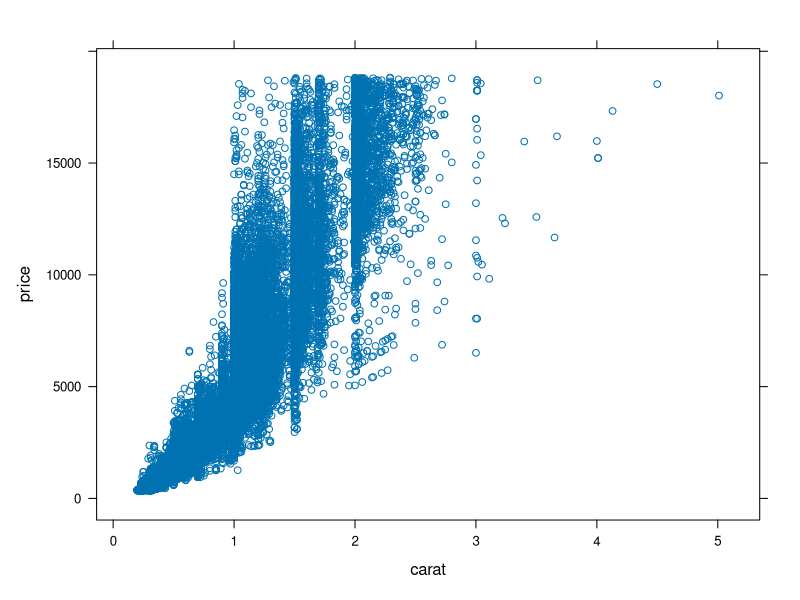
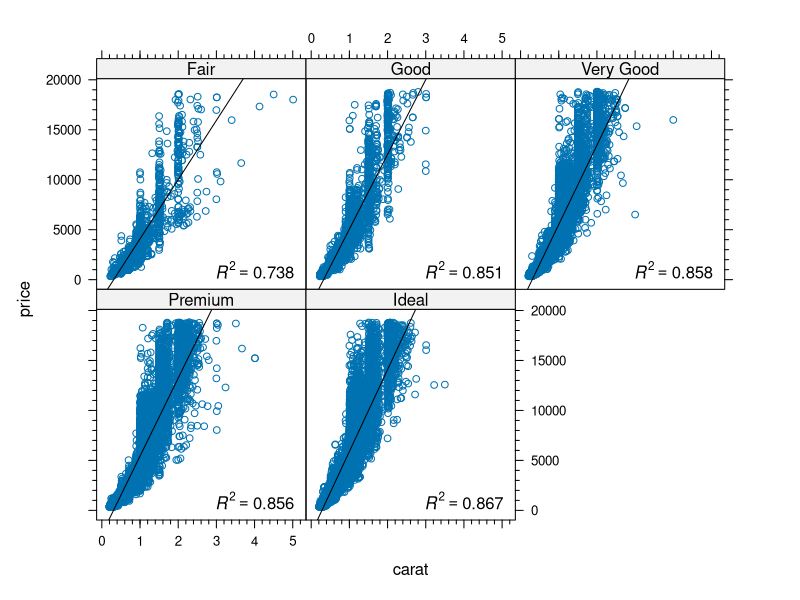
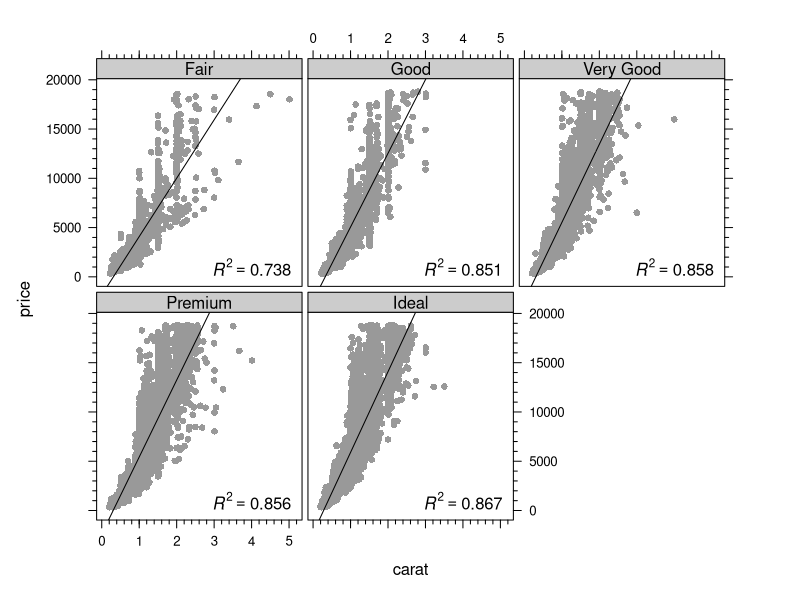
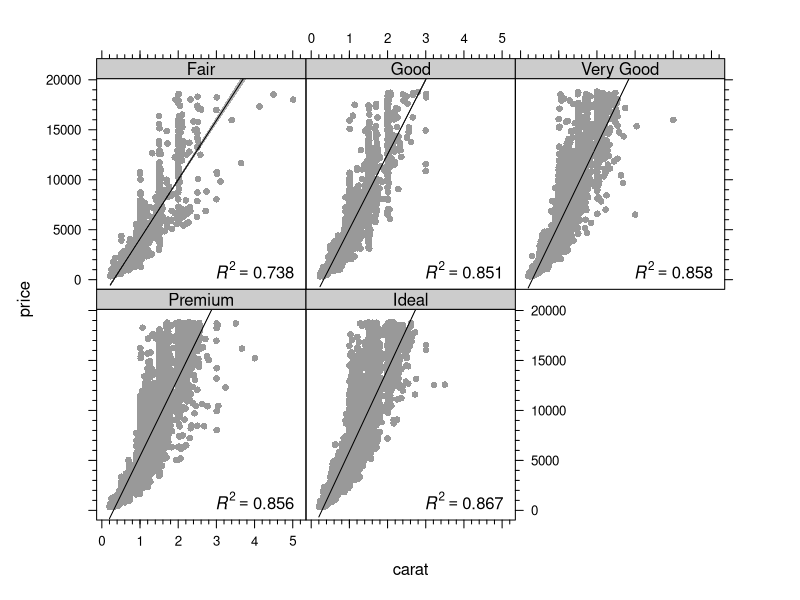
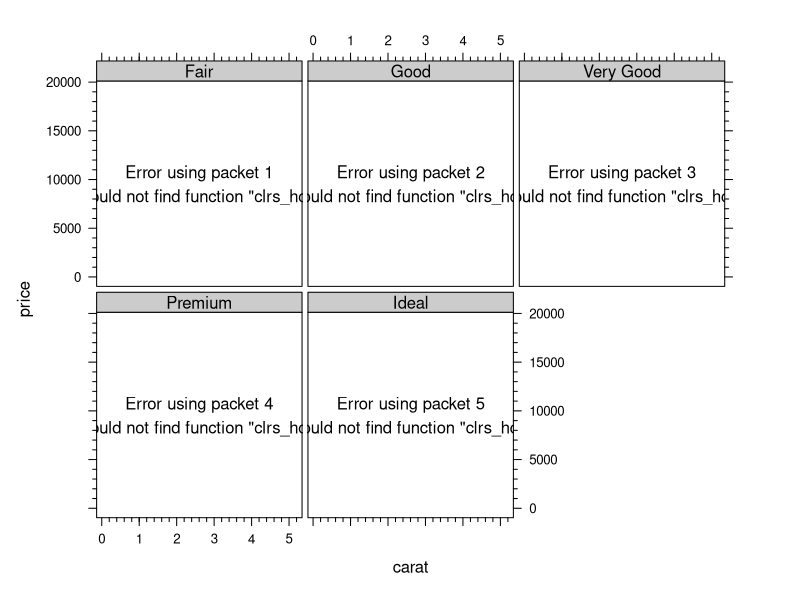
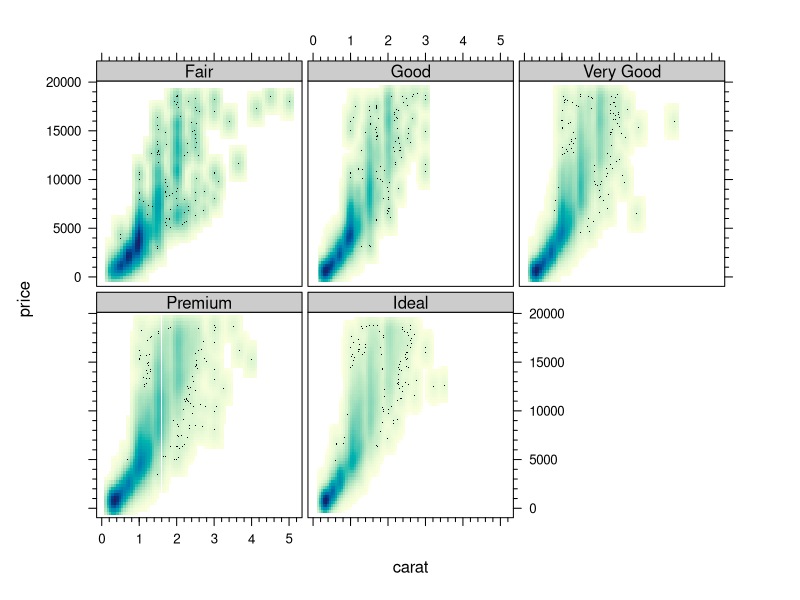
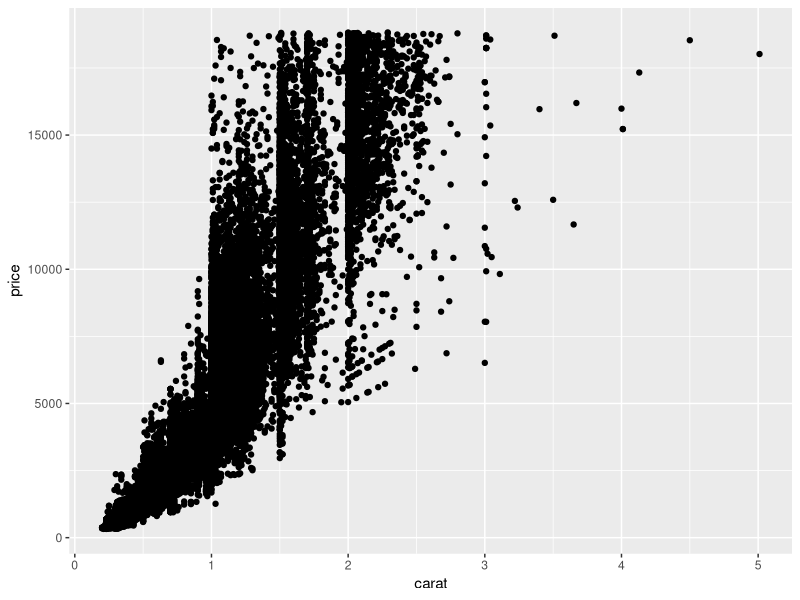
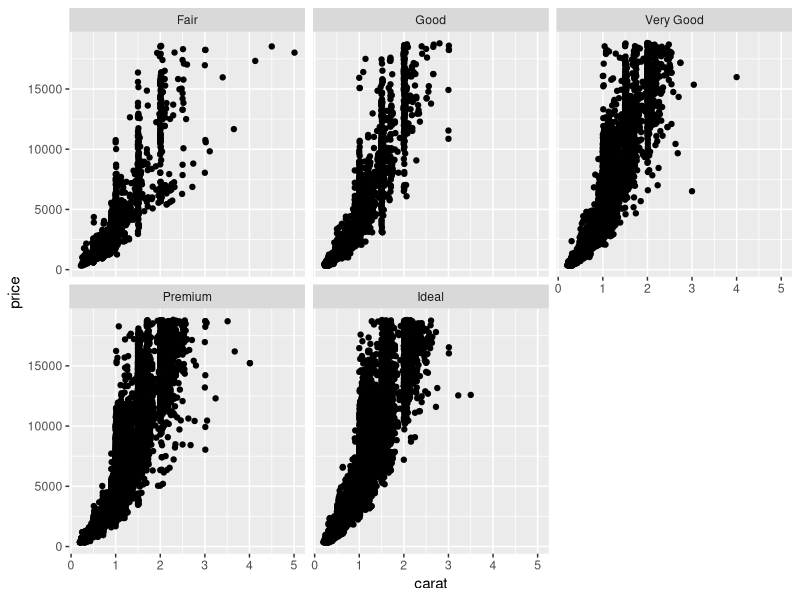

Write R code to recreate these figures, in order. (Note: this script raises an error after producing the figures.)
## ---- chunk 1
pkg <- c('ggplot2', 'latticeExtra', 'gridExtra', 'MASS', 
         'colorspace', 'plyr', 'Hmisc', 'scales')
jnk <- sapply(pkg, library, character.only = TRUE)

theme_set(theme_grey())
## ---- chunk 2
scatter_lattice <- xyplot(price ~ carat, data = diamonds)
scatter_lattice
## ---- chunk 3
scatter_lattice <- xyplot(price ~ carat | cut, 
                          data = diamonds, 
                          panel = function(x, y, ...) {
                            panel.xyplot(x, y, ...)
                            lm1 <- lm(y ~ x)
                            lm1sum <- summary(lm1)
                            r2 <- lm1sum$adj.r.squared
                            panel.abline(a = lm1$coefficients[1], 
                                         b = lm1$coefficients[2])
                            panel.text(labels = 
                                         bquote(italic(R)^2 == 
                                                  .(format(r2, 
                                                           digits = 3))),
                                       x = 4, y = 1000)
                            },
                          xscale.components = xscale.components.subticks,
                          yscale.components = yscale.components.subticks,
                          as.table = TRUE)

scatter_lattice
## ---- chunk 4
my_theme <- trellis.par.get()
my_theme$strip.background$col <- "grey80"
my_theme$plot.symbol$pch <- 16
my_theme$plot.symbol$col <- "grey60"
my_theme$plot.polygon$col <- "grey90"

l_sc <- update(scatter_lattice, par.settings = my_theme, 
               layout = c(3, 2),
               between = list(x = 0.3, y = 0.3))

print(l_sc)
## ---- chunk 5
scatter_lattice <- xyplot(price ~ carat | cut, 
                          data = diamonds, 
                          panel = function(x, y, ...) {
                            panel.xyplot(x, y, ...)
                            lm1 <- lm(y ~ x)
                            lm1sum <- summary(lm1)
                            r2 <- lm1sum$adj.r.squared
                            panel.text(labels = 
                                         bquote(italic(R)^2 == 
                                                  .(format(r2, 
                                                           digits = 3))),
                                       x = 4, y = 1000)
                            panel.smoother(x, y, method = "lm", 
                                           col = "black", 
                                           col.se = "black",
                                           alpha.se = 0.3)
                            },
                          xscale.components = xscale.components.subticks,
                          yscale.components = yscale.components.subticks,
                          as.table = TRUE)

l_sc <- update(scatter_lattice, par.settings = my_theme)

print(l_sc)
## ---- chunk 6
xy <- kde2d(x = diamonds$carat, y = diamonds$price, n = 100) 
xy_tr <- con2tr(xy)
offset <- max(xy_tr$z) * 0.2
z_range <- seq(min(xy_tr$z), max(xy_tr$z) + offset, offset * 0.01)

l_sc <- update(scatter_lattice, aspect = 1, par.settings = my_theme, 
               between = list(x = 0.3, y = 0.3),
               panel=function(x,y) {
                 xy <- kde2d(x,y, n = 100) 
                 xy.tr <- con2tr(xy)                 
                 panel.levelplot(xy_tr$x, xy_tr$y, xy_tr$z, asp = 1,
                                 subscripts = seq(nrow(xy_tr)), 
                                 contour = FALSE, region = TRUE, 
                                 col.regions = c("white", 
                                                 rev(clrs_hcl(10000))),
                                 at = z_range)
                 lm1 <- lm(y ~ x)
                 lm1sum <- summary(lm1)
                 r2 <- lm1sum$adj.r.squared
                 panel.abline(a = lm1$coefficients[1], 
                              b = lm1$coefficients[2])
                 panel.text(labels = 
                              bquote(italic(R)^2 == 
                                       .(format(r2, digits = 3))),
                            x = 4, y = 1000)
                 } 
               ) 

print(l_sc)
## ---- chunk 7
l_sc_smooth <- update(scatter_lattice, aspect = 1, 
                      par.settings = my_theme, 
                      between = list(x = 0.3, y = 0.3),
                      panel = panel.smoothScatter)

print(l_sc_smooth)
## ---- chunk 8
scatter_ggplot <- ggplot(aes(x = carat, y = price), data = diamonds)

g_sc <- scatter_ggplot + geom_point()

print(g_sc)
## ---- chunk 9
g_sc <- scatter_ggplot + 
  geom_point() +
  facet_wrap(~ cut)

print(g_sc)
## ---- chunk 10
g_sc <- scatter_ggplot + 
  geom_point() +
  facet_wrap(~ cut) + 
  theme_bw()

print(g_sc)
## ---- chunk 11
g_sc <- scatter_ggplot + 
  geom_point(color = "grey60") +
  facet_wrap(~ cut, nrow = 2, ncol = 3) +
  stat_smooth(method = "lm", se = TRUE, 
              fill = "black", color = "black") + 
  theme_bw()

print(g_sc)
## ---- chunk 12
g_sc <- scatter_ggplot + 
  geom_tile() +
  facet_wrap(~ cut, nrow = 3, ncol = 2) +
  stat_density2d(aes(fill = ..density..), n = 100,
                 geom = "tile", contour = FALSE) +
  scale_fill_gradientn(colors = c("white",
                                   rev(clrs_hcl(100)))) +
  stat_smooth(method = "lm", se = FALSE, color = "black") +
  coord_fixed(ratio = 5/30000) + 
  theme_bw()

print(g_sc)
## ---- chunk 13
bw_lattice <- bwplot(price ~ color, data = diamonds)
bw_lattice
## ---- chunk 14
bw_theme <- trellis.par.get()
bw_theme$box.dot$pch <- "|"
bw_theme$box.rectangle$col <- "black"
bw_theme$box.rectangle$lwd <- 2
bw_theme$box.rectangle$fill <- "grey90"
bw_theme$box.umbrella$lty <- 1
bw_theme$box.umbrella$col <- "black"
bw_theme$plot.symbol$col <- "grey40"
bw_theme$plot.symbol$pch <- "*"
bw_theme$plot.symbol$cex <- 2
bw_theme$strip.background$col <- "grey80"

l_bw <- update(bw_lattice, par.settings = bw_theme)

print(l_bw)
## ---- chunk 15
bw_lattice <- bwplot(price ~ color | cut, data = diamonds,
                     asp = 1, as.table = TRUE, varwidth = TRUE)
l_bw <- update(bw_lattice, par.settings = bw_theme, xlab = "color", 
               fill = clrs_hcl(7),
               xscale.components = xscale.components.subticks,
               yscale.components = yscale.components.subticks)

print(l_bw)
## ---- chunk 16
bw_ggplot <- ggplot(diamonds, aes(x = color, y = price))

g_bw <- bw_ggplot + geom_boxplot()

print(g_bw)
## ---- chunk 17
bw_ggplot <- ggplot(diamonds, aes(x = color, y = price))

g_bw <- bw_ggplot + 
  geom_boxplot(fill = "grey90") +
  facet_wrap(~ cut)

print(g_bw)
## ---- chunk 18
w <- sqrt(table(diamonds$color)/nrow(diamonds))
### standardize w to maximum value
w <- w / max(w)

g_bw <- bw_ggplot + 
  facet_wrap(~ cut) +
  llply(unique(diamonds$color), 
        function(i) geom_boxplot(fill = clrs_hcl(7)[i],
                                 width = w[i], outlier.shape = "*",
                                 outlier.size = 3,
                                 data = subset(diamonds, color == i)))

print(g_bw)
## ---- chunk 19
hist_lattice <- histogram(~ price, data = diamonds)
hist_lattice
## ---- chunk 20
dens_lattice <- densityplot(~ price, data = diamonds)
dens_lattice
## ---- chunk 21
hist_lattice <- histogram(~ price | color, 
                          data = diamonds,
                          as.table = TRUE,
                          par.settings = my_theme)

l_his <- hist_lattice

print(l_his)
## ---- chunk 22
dens_lattice <- densityplot(~ price | cut + color, 
                            data = diamonds,
                            as.table = TRUE,
                            par.settings = my_theme,
                            plot.points = FALSE,
                            between = list(x = 0.2, y = 0.2),
                            scales = list(x = list(rot = 45)))

l_den <- useOuterStrips(dens_lattice)

print(l_den)
## ---- chunk 23
hist_ggplot <- ggplot(diamonds, aes(x = price))

g_his <- hist_ggplot +
  geom_histogram()

suppressMessages(print(g_his))
## ---- chunk 24
dens_ggplot <- ggplot(diamonds, aes(x = price))

g_den <- dens_ggplot +
  geom_density(fill = "black", alpha = 0.5)

print(g_den)
## ---- chunk 25
g_his <- hist_ggplot +
  geom_histogram(aes(y = ..ncount..)) +
  scale_y_continuous(labels = percent_format()) +
  facet_grid(color ~ cut) + 
  ylab("Percent")

print(g_his)
## ---- chunk 26
dens_ggplot <- ggplot(diamonds, aes(x = price))

g_den <- dens_ggplot +
  geom_density(fill = "black", alpha = 0.5) +
  facet_grid(color ~ cut) +
  theme(axis.text.x = element_text(angle = 45, hjust = 1))

print(g_den)
## ---- chunk 27
my_theme$dot.symbol$col <- "black"
my_theme$dot.symbol$cex <- 1.5
my_theme$plot.line$col <- "black"
my_theme$plot.line$lwd <- 1.5

dmod <- lm(price ~ cut, data = diamonds)
cuts <- data.frame(cut = unique(diamonds$cut), 
                   predict(dmod, data.frame(cut = unique(diamonds$cut)), 
                           se = TRUE)[c("fit", "se.fit")])

errbar_lattice <- Hmisc::Dotplot(cut ~ Cbind(fit, 
                                             fit + se.fit, 
                                             fit - se.fit),
                                 data = cuts, 
                                 par.settings = my_theme)

l_err <- errbar_lattice

print(l_err)
## ---- chunk 28
errbar_ggplot <- ggplot(cuts, aes(cut, fit, ymin = fit - se.fit, 
                                  ymax=fit + se.fit))
g_err <- errbar_ggplot + 
  geom_pointrange() +
  coord_flip() +
  theme_classic()

print(g_err)
## ---- chunk 29
g_err <- errbar_ggplot + 
  geom_bar(stat = "identity", fill = "grey80") +
  geom_errorbar(width = 0.2) +
  coord_flip() +
  theme_classic()

print(g_err)
## ---- chunk 30
errbar_ggplot_facets <- ggplot(diamonds, aes(x = color, y = price))

### function to calculate the standard error of the mean
se <- function(x) sd(x)/sqrt(length(x))

### function to be applied to each panel/facet
myFun <- function(x) {
  data.frame(ymin = mean(x) - se(x), 
             ymax = mean(x) + se(x), 
             y = mean(x))
  }

g_err_f <- errbar_ggplot_facets + 
  stat_summary(fun.y = mean, geom = "bar", 
               fill = rep(clrs_hcl(7), 5)) + 
  stat_summary(fun.data = myFun, geom = "linerange") + 
  facet_wrap(~ cut)

print(g_err_f)
## ---- chunk 31
library(plotrix)

# increase left-side margin for horizontal tick labels to fit on page
par(mar = c(5, 8, 2, 2), las = 1) # see ?par
plotCI(cuts$fit, as.numeric(cuts$cut), uiw = cuts$se.fit, err = "x", yaxt = "n", 
       pch = 21, pt.bg = "black", xlab = "fit", ylab = "")

# add y-axis title
title(ylab = "cut", line = 6) # see ?title

# add y-axis tick labels
lvl = levels(cuts$cut)
axis(side = 2, at = 1:length(lvl), labels = lvl)
## ---- chunk 32
invisible(dev.off()) # if not run, edits to par() persist
